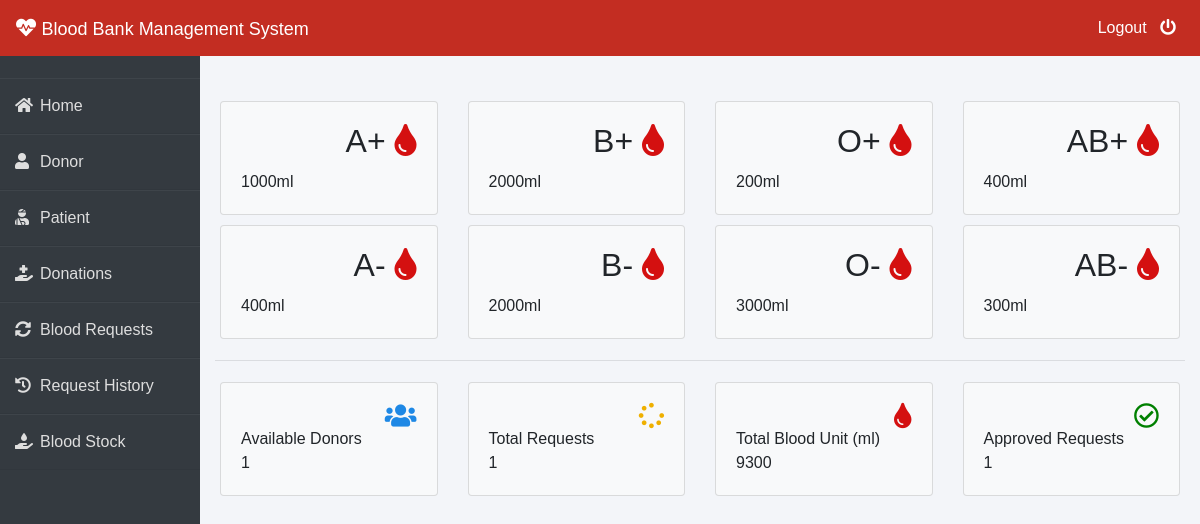
The app's page /admin-dashboard (signed in) with its own data.
### blood/models.py (models this page shows, shortened)
class Stock(models.Model):
    bloodgroup=models.CharField(max_length=10)
    unit=models.PositiveIntegerField(default=0)

### blood/views.py (the view)
# urls.py: path('admin-dashboard', views.admin_dashboard_view,name='admin-dashboard'),
@login_required(login_url='adminlogin')
def admin_dashboard_view(request):
    totalunit=models.Stock.objects.aggregate(Sum('unit'))
    dict={
        'A1':models.Stock.objects.get(bloodgroup="A+"),
        'A2':models.Stock.objects.get(bloodgroup="A-"),
        'B1':models.Stock.objects.get(bloodgroup="B+"),
        'B2':models.Stock.objects.get(bloodgroup="B-"),
        'AB1':models.Stock.objects.get(bloodgroup="AB+"),
        'AB2':models.Stock.objects.get(bloodgroup="AB-"),
        'O1':models.Stock.objects.get(bloodgroup="O+"),
        'O2':models.Stock.objects.get(bloodgroup="O-"),
        'totaldonors':dmodels.Donor.objects.all().count(),
        'totalbloodunit':totalunit['unit__sum'],
        'totalrequest':models.BloodRequest.objects.all().count(),
        'totalapprovedrequest':models.BloodRequest.objects.all().filter(status='Approved').count()
    }
    return render(request,'blood/admin_dashboard.html',context=dict)

### templates/blood/admin_dashboard.html
{% extends 'blood/adminbase.html' %}
{% block content %}
<br><br>
<div class="container">
    <div class="row">
        <div class="col-sm-3">
          <div class="card bg-light">
            <div class="card-body">
                <div class="blood">
                    <h2>A+ <i class="fas fa-tint" ></i></h2>
                </div><br><br>
                <div>
                    {{A1.unit}}ml
                </div>
            </div>
          </div>
        </div>
        <div class="col-sm-3">
            <div class="card bg-light">
                <div class="card-body">
                    <div class="blood">
                        <h2>B+ <i class="fas fa-tint"></i></h2>
                    </div><br><br>
                    <div>
                      {{B1.unit}}ml
                    </div>
                </div>
              </div>
        </div>
        <div class="col-sm-3">
            <div class="card bg-light">
                <div class="card-body">
                    <div class="blood">
                        <h2>O+ <i class="fas fa-tint"></i></h2>
                    </div><br><br>
                    <div>
                      {{O1.unit}}ml
                    </div>
                </div>
              </div>
          </div>
          <div class="col-sm-3">
            <div class="card bg-light">
                <div class="card-body">
                    <div class="blood">
                        <h2>AB+ <i class="fas fa-tint"></i></h2>
                    </div><br><br>
                    <div>
                      {{AB1.unit}}ml
                    </div>
                </div>
              </div>
          </div>
      </div>
      <div class="row">
        <div class="col-sm-3">
          <div class="card bg-light">
            <div class="card-body">
                <div class="blood">
                    <h2>A- <i class="fas fa-tint"></i></h2>
                </div><br><br>
                <div>
                  {{A2.unit}}ml
                </div>
            </div>
          </div>
        </div>
        <div class="col-sm-3">
            <div class="card bg-light">
                <div class="card-body">
                    <div class="blood">
                        <h2>B- <i class="fas fa-tint"></i></h2>
                    </div><br><br>
                    <div>
                      {{B2.unit}}ml
                    </div>
                </div>
              </div>
        </div>
        <div class="col-sm-3">
            <div class="card bg-light">
                <div class="card-body">
                    <div class="blood">
                        <h2>O- <i class="fas fa-tint"></i></h2>
                    </div><br><br>
                    <div>
                      {{O2.unit}}ml
                    </div>
                </div>
              </div>
          </div>
          <div class="col-sm-3">
            <div class="card bg-light">
                <div class="card-body">
                    <div class="blood">
                        <h2>AB- <i class="fas fa-tint"></i></h2>
                    </div><br><br>
                    <div>
                      {{AB2.unit}}ml
                    </div>
                </div>
              </div>
          </div>
      </div>
<hr>
    <div class="row">
      <div class="col-sm-3">
        <div class="card bg-light">
          <div class="card-body">
              <div class="blood">
                  <i class="fas fa-users" style="color: #1e88e5;"></i>
              </div><br>
              <div>
                  Available Donors <br>
                  {{totaldonors}}
              </div>
          </div>
        </div>
      </div>
      <div class="col-sm-3">
          <div class="card bg-light">
              <div class="card-body">
                  <div class="blood">
                      <i class="fas fa-spinner" style="color:#efb000;"></i>
                  </div><br>
                  <div>
                      Total Requests <br>
                     {{totalrequest}}
                  </div>
              </div>
            </div>
      </div>
        <div class="col-sm-3">
          <div class="card bg-light">
              <div class="card-body">
                  <div class="blood">
                      <i class="fas fa-tint xyz" style="color:#d41010;"></i>
                  </div><br>
                  <div>
                      Total Blood Unit (ml) <br>
                      {{totalbloodunit}}
                  </div>
              </div>
            </div>
        </div>
        <div class="col-sm-3">
            <div class="card bg-light">
                <div class="card-body">
                    <div class="blood">
                        <i class="far fa-check-circle" style="color:green;"></i>
                    </div><br>
                    <div>
                        Approved Requests <br>
                        {{totalapprovedrequest}}
                    </div>
                </div>
              </div>
          </div>
    </div>
</div>
{% endblock content %}

### templates/blood/adminbase.html (shortened to what this page needs)
<!DOCTYPE html>
<html lang="en">
<head>
    <link rel="stylesheet" href="https://maxcdn.bootstrapcdn.com/bootstrap/4.0.0/css/bootstrap.min.css">
    <link rel="stylesheet" href="https://cdnjs.cloudflare.com/ajax/libs/font-awesome/5.14.0/css/all.css">
</head>
<body>
    <nav class="navbar navbar-expand-lg navbar-light fixed-top bg-danger">
        <a style="color:white;" class="navbar-brand" href="/"><i class="fa fa-heartbeat"></i>&nbsp;<font face = "Comic sans MS" size ="4">Blood Bank Management System</font></a>
        <div class="navbar-collapse collapse w-100 order-3 dual-collapse2">
            <ul class="navbar-nav ml-auto">
                <li class="nav-item">
                    <a class="nav-link" style="color: white;" href="/logout">Logout &nbsp; <i class="fas fa-power-off"></i></a>
                </li>
            </ul>
        </div>
      </nav>
<br><br>
<div class="wrapper">
    <div class="sidebar">
        <ul>
            <li><a style="text-decoration:none;" href="/"><i class="fas fa-home"></i>Home</a></li>
            <li><a style="text-decoration:none;" href="/admin-donor"><i class="fas fa-user"></i>Donor</a></li>
            <li><a style="text-decoration:none;" href="/admin-patient"><i class="fas fa-user-injured"></i>Patient</a></li>
            <li><a style="text-decoration:none;" href="/admin-donation"><i class="fas fa-hand-holding-medical"></i>Donations</a></li>
            <li><a style="text-decoration:none;" href="/admin-request"><i class="fas fa-sync-alt"></i>Blood Requests</a></li>
            <li><a style="text-decoration:none;" href="/admin-request-history"><i class="fas fa-history"></i>Request History</a></li>
            <li><a style="text-decoration:none;" href="/admin-blood"><i class="fas fa-hand-holding-water"></i>Blood Stock</a></li>
        </ul>
    </div>
    <div class="main_content">
{% block content %}
{% endblock content %}
    </div>
</div>
</body>
</html>

### templates/blood/adminbase.html (style rules this page uses)
.row { padding: 5px; }
.fa-tint { color: #d41010 }
.blood { float: right; }
.fa-users { color: blue; font-size: 3ex; }
.fa-spinner { color: blue; font-size: 3ex; }
.fa-check-circle { color: blue; font-size: 3ex; }
.xyz { color: blue; font-size: 3ex; }
* { margin: 0; padding: 0; box-sizing: border-box; list-style: none; text-decoration: none; font-family: 'Josefin Sans', sans-serif; }
body { background-color: #f3f5f9; }
.bg-danger { background-color: #c32d22!important; }
.wrapper { display: flex; position: relative; }
.wrapper .sidebar { width: 200px; height: 100%; background: #343a40; padding: 30px 0px; position: fixed; }
.wrapper .sidebar ul li { padding: 15px; border-bottom: 1px solid #dedede; border-bottom: 1px solid rgba(0,0,0,0.05); border-top: 1px solid rgba(255,255,255,0.05); }
.wrapper .sidebar ul li a { color: #dedede; display: block; }
.wrapper .sidebar ul li a .fas { width: 25px; }
.wrapper .main_content { width: 100%; margin-left: 200px; }

### records on screen
Stock: unit "1000"
Stock: unit "2000"
Stock: unit "200"
Stock: unit "400"
Stock: unit "400"
Stock: unit "2000"
Stock: unit "3000"
Stock: unit "300"

### other values on screen
{{ totaldonors }} "1"
{{ totalrequest }} "1"
{{ totalbloodunit }} "9300"
{{ totalapprovedrequest }} "1"
